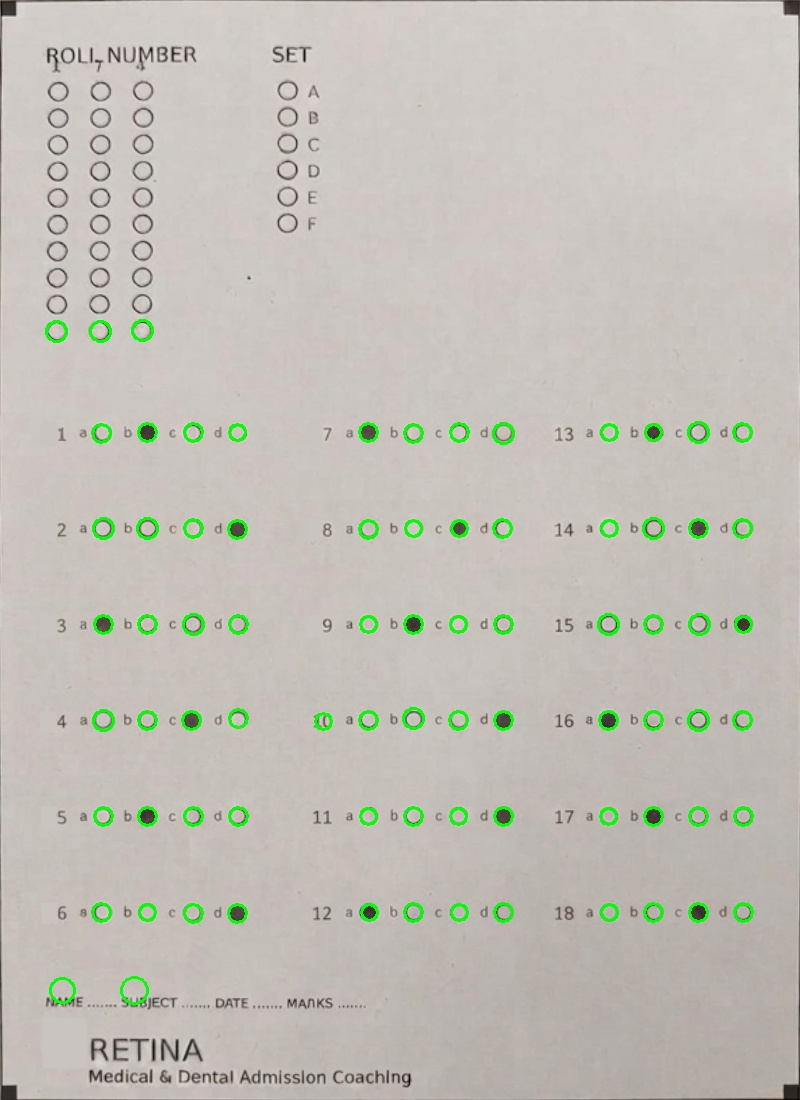
#> input picture testing/debug_all_bubbles.jpg, 800 x 1100 px
$ python omr_processor_2.py --image debug_all_bubbles.jpg
#> lines starting #> are read from the running program, lines starting #| are printed output that depends on the picture; after the words box and inside, x2 and y2 are one past the last pixel; in counts of white or black regions, pixels touching at a corner belong together
#> in process_omr, img is the input picture: shape (1100, 800, 3); mean B, G, R 183.2, 191.6, 193.8
"""
omr_processor.py - Adaptive Topological Grid Matching for OMR
# pylint: disable=no-member, line-too-long, broad-except
Implements the improved ROI sorting discussed in the review:
- Homography via outer border
- HoughCircles bubble detection
- DBSCAN row clustering (adaptive Y-tolerance)
- Automatic left/right column split
- Hungarian assignment fallback for missing bubbles
- Simple darkness grading (replace with (2D)2PCA-PIL later)

Usage:
    python omr_processor.py --image path/to/omr.jpg [--debug]

Dependencies:
    pip install opencv-python numpy scikit-learn scipy
"""

import cv2  # pylint: disable=no-member
import numpy as np
import argparse
from sklearn.cluster import DBSCAN


def order_points(pts):
    """Return points ordered as tl, tr, br, bl"""
    s = pts.sum(axis=1)
    diff = np.diff(pts, axis=1).flatten()
    tl = pts[np.argmin(s)]
    br = pts[np.argmax(s)]
    tr = pts[np.argmin(diff)]
    bl = pts[np.argmax(diff)]
    return np.array(
        [tl, tr, br, bl],
        dtype=np.float32,
    )


def find_document_corners(image):
    """Find the outer rectangular border of OMR sheet"""
    h, w = image.shape[:2]
    small = cv2.resize(
        image,
        (1200, int(1200 * h / w)),
    )
    gray = cv2.cvtColor(small, cv2.COLOR_BGR2GRAY)
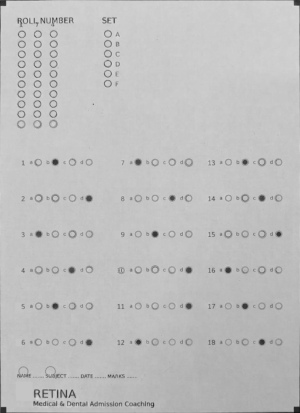
#> gray: shape (1650, 1200) (shown at 1/4 size); min 6, max 227, mean 191.2
    blur = cv2.GaussianBlur(gray, (5, 5), 0)
    edges = cv2.Canny(blur, 50, 150)
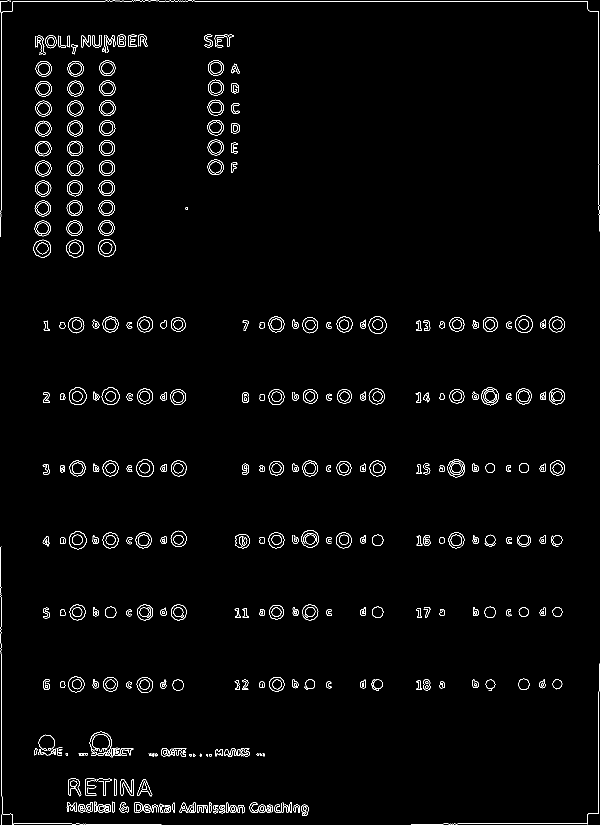
#> edges: shape (1650, 1200) (shown at 1/2 size); 1.8% white in thin lines or dots

    cnts, _ = cv2.findContours(
        edges,
        cv2.RETR_EXTERNAL,
        cv2.CHAIN_APPROX_SIMPLE,
    )
#> cnts = 330 contours, 104 with area under 20; largest, box (x1, y1, x2, y2) and area: (132, 479, 168, 515) 962, (737, 632, 773, 668) 956, (272, 919, 308, 954) 950, (962, 775, 998, 811) 950, (602, 1060, 638, 1095) 948
    if not cnts:
        raise ValueError("No contours found")

    largest = max(cnts, key=cv2.contourArea)
#> largest = contour of 55 points, box (x1, y1, x2, y2) (132, 479, 168, 515), area 962
    peri = cv2.arcLength(largest, True)
#> peri = 117.2
    approx = cv2.approxPolyDP(largest, 0.02 * peri, True)
#> approx = [[149, 479], [135, 487], [132, 499], [138, 510], [154, 514], [165, 507], [167, 491], [162, 483]]

    if len(approx) != 4:
        x, y, wc, hc = cv2.boundingRect(largest)
#> x = 132; y = 479; wc = 36; hc = 36
        approx = np.array(
            [[x, y], [x + wc, y], [x + wc, y + hc], [x, y + hc]],
            dtype=np.float32,
        ).reshape((-1, 1, 2))
#> approx = [[132, 479], [168, 479], [168, 515], [132, 515]]

    pts = approx.reshape(-1, 2).astype(np.float32)
#> pts = [[132, 479], [168, 479], [168, 515], [132, 515]]
    src_small = order_points(pts)
#> in order_points, `s = pts.sum(axis=1)`: s = [611, 647, 683, 647]
#> in order_points, `diff = np.diff(pts, axis=1).flatten()`: diff = [347, 311, 347, 383]
#> in order_points, `tl = pts[np.argmin(s)]`: tl = [132, 479]
#> in order_points, `br = pts[np.argmax(s)]`: br = [168, 515]
#> in order_points, `tr = pts[np.argmin(diff)]`: tr = [168, 479]
#> in order_points, `bl = pts[np.argmax(diff)]`: bl = [132, 515]
#> src_small = [[132, 479], [168, 479], [168, 515], [132, 515]]

    scale_x = w / 1200
    scale_y = h / small.shape[0]
    src = src_small * np.array([scale_x, scale_y])
#> src = [[88, 319.3], [112, 319.3], [112, 343.3], [88, 343.3]]
    return src.astype(np.float32)


def warp_image(image, dst_size=(800, 1100)):
    """Warp the image to a standardized top-down view"""
    src = find_document_corners(image)
    dst = np.float32(
        [
            [0, 0],
            [dst_size[0], 0],
            [dst_size[0], dst_size[1]],
            [0, dst_size[1]],
        ]
    )
    matrix = cv2.getPerspectiveTransform(src, dst)
#> matrix = [[33.33, 8.85e-16, -2933.3], [-1.62e-14, 45.83, -14636.1], [3.01e-17, 1.48e-18, 1]]
    warped = cv2.warpPerspective(image, matrix, dst_size)
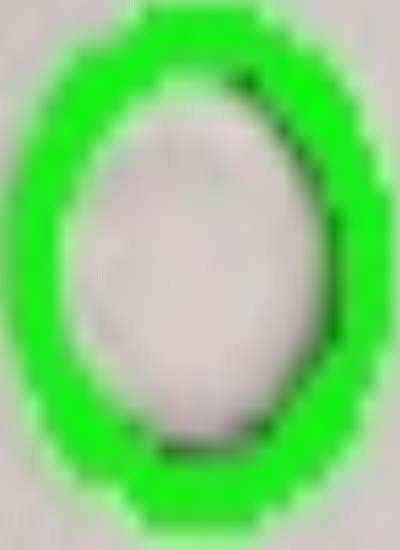
#> warped: shape (1100, 800, 3) (shown at 1/2 size); mean B, G, R 123.8, 209.3, 131.3
    return warped


def detect_bubbles(warped, debug=False):
    """Detect answer bubbles using HoughCircles"""
#> called with debug = False
    gray = cv2.cvtColor(warped, cv2.COLOR_BGR2GRAY)
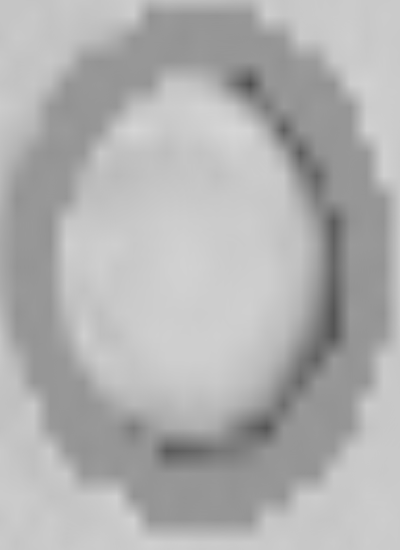
#> gray: shape (1100, 800) (shown at 1/2 size); min 77, max 214, mean 176.3
    h, _ = gray.shape

    # Focus on lower 65% where questions are (skip roll number)
    y_start = int(h * 0.35)
    roi_gray = gray[y_start:, :]
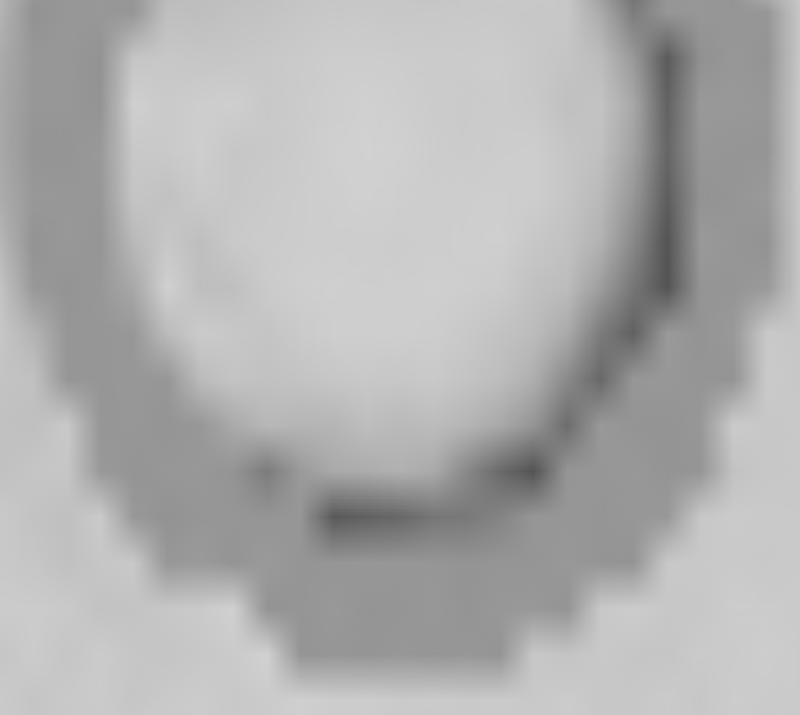
#> roi_gray: shape (715, 800); min 83, max 209, mean 176.4

    blur = cv2.medianBlur(roi_gray, 5)
#> blur: shape (715, 800)
    circles = cv2.HoughCircles(
        blur,
        cv2.HOUGH_GRADIENT,
        dp=1.2,
        minDist=15,
        param1=100,
        param2=15,
        minRadius=8,
        maxRadius=16,
    )
#> circles = None

    bubbles = []
    if circles is not None:
        circles = np.uint16(np.around(circles))
        for x, y, r in circles[0, :]:
            # Adjust y back to full image coordinates
            y_full = y + y_start
            # Filter out top area and bottom margin
            if y_full < h * 0.35 or y_full > h * 0.85:
                continue
            bubbles.append({"x": int(x), "y": int(y_full), "r": int(r)})

    if debug:
        dbg = warped.copy()
        for b in bubbles:
            cv2.circle(dbg, (b["x"], b["y"]), b["r"], (0, 255, 0), 2)
        cv2.imwrite("debug_bubbles.jpg", dbg)

    return bubbles, gray


def cluster_rows(bubbles):
    """Adaptive Y-tolerance using DBSCAN"""
    if len(bubbles) < 4:
        return []

    pts = np.array([[b["x"], b["y"]] for b in bubbles])
    heights = [b["r"] * 2 for b in bubbles]
    med_h = np.median(heights)

    # DBSCAN on Y coordinate - key improvement over fixed threshold
    db = DBSCAN(eps=med_h * 0.8, min_samples=2).fit(pts[:, 1].reshape(-1, 1))
    labels = db.labels_

    rows = {}
    for i, label in enumerate(labels):
        if label == -1:  # noise
            continue
        rows.setdefault(label, []).append(bubbles[i])

    # Sort rows top to bottom
    sorted_rows = []

    def row_mean_y(label):
        return np.mean([b["y"] for b in rows[label]])

    for label in sorted(rows.keys(), key=row_mean_y):
        row_bubbles = sorted(rows[label], key=lambda b: b["x"])
        sorted_rows.append(row_bubbles)

    return sorted_rows


def grade_sheet(warped, bubbles, gray, debug=False):
    """Grade using adaptive grid matching"""
    rows = cluster_rows(bubbles)

    if not rows:
        raise ValueError("No rows detected")

    # For typical 2-column layout (Q1-5 left, Q6-10 right)
    # Each row contains both left and right question bubbles
    answers = {}
    vis = warped.copy()

    for row_idx, row in enumerate(rows[:5]):  # Expect 5 rows
        if len(row) < 4:
            continue

        # Split row into left and right by median X
        xs = [b["x"] for b in row]
        mid_x = np.median(xs)

        left = sorted(
            [b for b in row if b["x"] < mid_x],
            key=lambda b: b["x"],
        )[:4]
        right = sorted(
            [b for b in row if b["x"] >= mid_x],
            key=lambda b: b["x"],
        )[:4]

        for side_bubbles, q_num in (
            (left, row_idx + 1),
            (right, row_idx + 6),
        ):
            if len(side_bubbles) != 4:
                continue

            best_opt = None
            best_score = -1

            for opt_idx, bubble in enumerate(side_bubbles):
                x, y, r = bubble["x"], bubble["y"], bubble["r"]
                # Extract ROI and measure darkness
                y1, y2 = max(0, y - r), min(gray.shape[0], y + r)
                x1, x2 = max(0, x - r), min(gray.shape[1], x + r)
                roi = gray[y1:y2, x1:x2]

                if roi.size == 0:
                    continue

                # Darkness score: higher means more filled
                darkness = np.mean(255 - roi)

                # Draw for debug
                color = (0, 255, 0) if darkness > 40 else (200, 200, 200)
                cv2.circle(vis, (x, y), r, color, 2)

                if darkness > best_score:
                    best_score = darkness
                    best_opt = ["a", "b", "c", "d"][opt_idx]

            # Threshold to avoid false positives on empty
            if best_score > 35:
                answers[q_num] = best_opt
                # Label on image
                if side_bubbles:
                    bx = side_bubbles[0]["x"]
                    by = side_bubbles[0]["y"]
                    cv2.putText(
                        vis,
                        f"Q{q_num}:{best_opt}",
                        (bx - 30, by - 15),
                        cv2.FONT_HERSHEY_SIMPLEX,
                        0.5,
                        (0, 0, 255),
                        1,
                    )
            else:
                answers[q_num] = None

    if debug:
        cv2.imwrite("debug_graded.jpg", vis)

    return answers, vis


def process_omr(image_path, debug=False):
    """Main processing pipeline"""
    print(f"Processing {image_path}...")

    # 1. Load and warp
    img = cv2.imread(image_path)
    if img is None:
        raise ValueError(f"Could not load image: {image_path}")

    print("  - Finding document corners and warping...")
    warped = warp_image(img)

    if debug:
        cv2.imwrite("debug_warped.jpg", warped)

    # 2. Detect bubbles
    print("  - Detecting bubbles...")
    bubbles, gray = detect_bubbles(warped, debug)
#> bubbles = []
    print(f"  - Found {len(bubbles)} bubbles")
#|   - Found 0 bubbles

    # 3. Grade
    print("  - Clustering rows and grading...")
    answers, vis = grade_sheet(warped, bubbles, gray, debug)

    return answers, warped, vis


def main():
    """Main execution block"""
    parser = argparse.ArgumentParser(
        description="Adaptive OMR Processor",
    )
    parser.add_argument(
        "--image",
        required=True,
        help="Path to OMR sheet image",
    )
    parser.add_argument(
        "--debug",
        action="store_true",
        help="Save debug images",
    )
    args = parser.parse_args()

    try:
        answers, _, vis = process_omr(args.image, args.debug)

        print("\n" + "=" * 40)
        print("DETECTED ANSWERS:")
        print("=" * 40)
        for q in sorted(answers.keys()):
            ans = answers[q] if answers[q] else "BLANK"
            print(f"Question {q:2d}: {ans}")

        # Save result
        cv2.imwrite("omr_result.jpg", vis)
        print("\nResult visualization saved to omr_result.jpg")

        if args.debug:
            print("Debug images: debug_warped.jpg, debug_bubbles.jpg, debug_graded.jpg")

    except Exception as e:  # pylint: disable=broad-except
        print(f"Error: {e}")
        import traceback

        traceback.print_exc()


if __name__ == "__main__":
    main()

$ run again, on testing/data/WhatsApp Image 2026-01-26 at 6.32.12 PM.jpeg
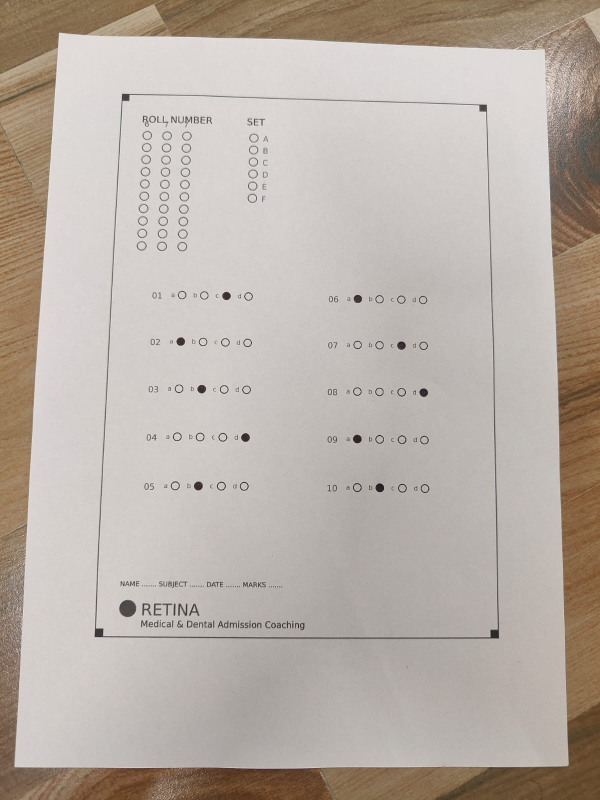
#> input picture testing/data/WhatsApp Image 2026-01-26 at 6.32.12 PM.jpeg, 1200 x 1600 px (shown at 1/2 size)
#> in process_omr, img is the input picture: shape (1600, 1200, 3); mean B, G, R 167.4, 175.6, 185.1
#> in find_document_corners, `edges = cv2.Canny(blur, 50, 150)`:
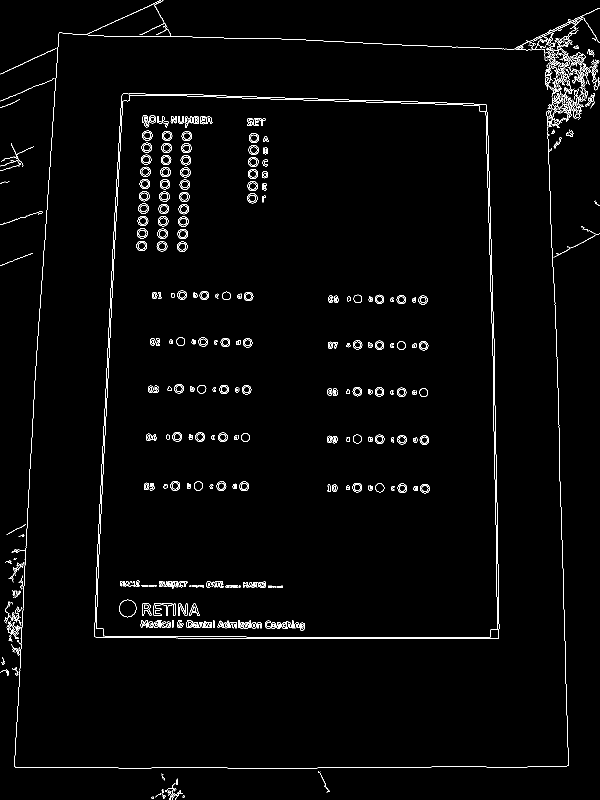
#> edges: shape (1600, 1200) (shown at 1/2 size); 1.9% white in thin lines or dots
#> cnts = 93 contours, 59 with area under 20; largest, box (x1, y1, x2, y2) and area: (189, 187, 999, 1278) 835018, (1090, 113, 1137, 194) 395, (1117, 102, 1186, 240) 312, (1093, 199, 1149, 256) 152, (176, 16, 1200, 99) 124
#> largest = contour of 236 points, box (x1, y1, x2, y2) (189, 187, 999, 1278), area 835018
#> peri = 3736.9
#> approx = [[244, 188], [189, 1273], [997, 1276], [973, 210]]
#> s = [432, 1462, 2273, 1183]
#> diff = [-56, 1084, 279, -763]
#> tl = [244, 188]
#> br = [997, 1276]
#> tr = [973, 210]
#> bl = [189, 1273]
#> src_small = [[244, 188], [973, 210], [997, 1276], [189, 1273]]
#> matrix = [[1.09, 0.0552, -276.2], [-0.0343, 1.14, -205.2], [-2.77e-05, 0.0001, 1]]
#> in detect_bubbles, `circles = cv2.HoughCircles( blur, cv2.HOUGH_GRADIENT, dp=1.2, minDist=..`: circles = 44 rows, first 8: [238.2, 46.2, 8.72], [515.4, 429, 9.2], [607.8, 46.2, 9.2], [192.6, 238.2, 8.84], [561, 46.2, 9.2], [561, 142.2, 9.2], [61.8, 663, 15.32], [515.4, 142.2, 9.2]
#> in detect_bubbles, `circles = np.uint16(np.around(circles))`: circles = 44 rows, first 8: [238, 46, 9], [515, 429, 9], [608, 46, 9], [193, 238, 9], [561, 46, 9], [561, 142, 9], [62, 663, 15], [515, 142, 9]
#> the loop in detect_bubbles, `for x, y, r in circles[0, :]:` made 44 passes
#> (x, y, r, y_full) on passes 1 to 8: (238, 46, 9, 431), (515, 429, 9, 814), (608, 46, 9, 431), (193, 238, 9, 623), (561, 46, 9, 431), (561, 142, 9, 527), (62, 663, 15, 1048), (515, 142, 9, 527)
#> after the loop in detect_bubbles, `for x, y, r in circles[0, :]:`: bubbles = 40 items
#|   - Found 40 bubbles
#> in cluster_rows, `pts = np.array([[b["x"], b["y"]] for b in bubbles])`: pts = 40 pairs, first value 146 to 655, second value 431 to 815
#> heights = 40 values, max 20 at index 19, min 16 at index 9, mean 17.65
#> med_h = 18
#> labels = 40 values, max 4 at index 17, min 0 at index 0, mean 2
#> the loop in cluster_rows, `for i, label in enumerate(labels):` made 40 passes
#> label on passes 1 to 8: 0, 1, 0, 2, 0, 3, 3, 2
#> after the loop in cluster_rows, `for i, label in enumerate(labels):`: rows = 5 items
#> the loop in cluster_rows, `for label in sorted(rows.keys(), key=row_mean_y):` made 5 passes
#> the loop in grade_sheet, `for row_idx, row in enumerate(rows[:5]):` made 5 passes
#> xs on passes 1 to 5: [146, 191, 238, 285, 515, 561, 608, 655], [146, 193, 239, 285, 515, 561, 608, 655], [147, 193, 239, 286, 514, 561, 607, 653], [146, 193, 239, 285, 515, 561, 608, 655], [146, 193, 238, 285, 515, 561, 608, 655]
#> after the loop in grade_sheet, `for row_idx, row in enumerate(rows[:5]):`:
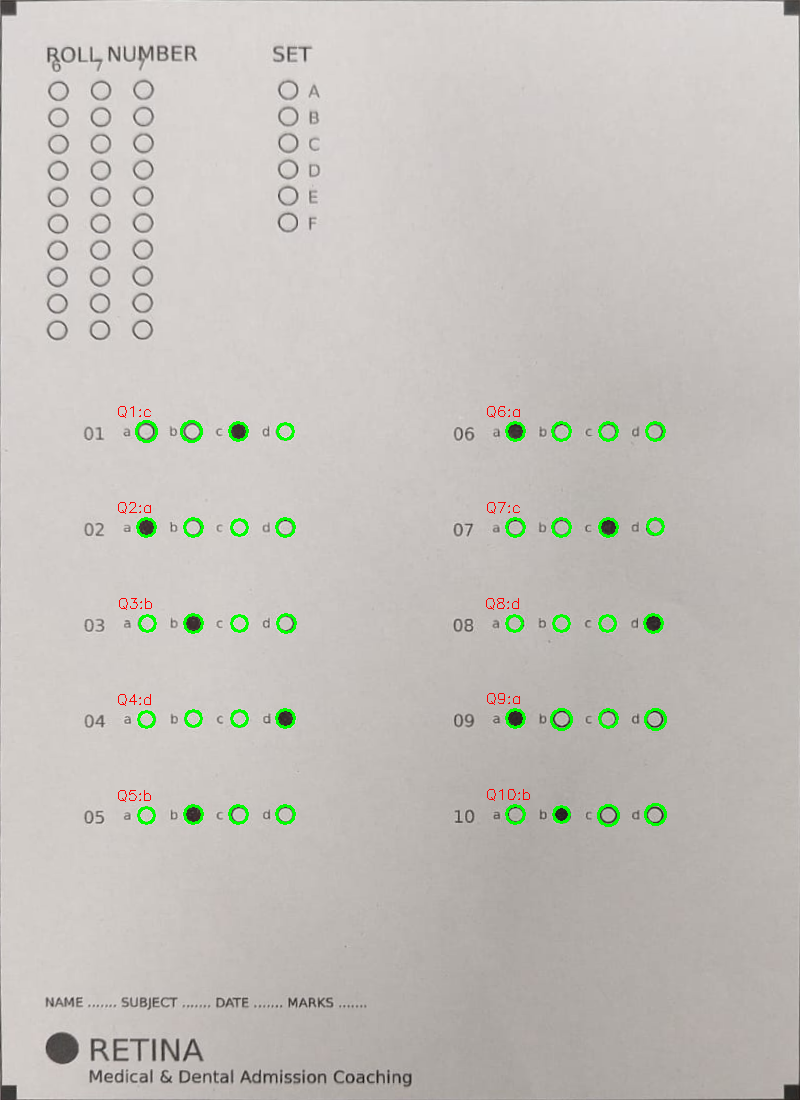
#> vis: shape (1100, 800, 3); mean B, G, R 187.3, 192.6, 195.8
#> after the loop in grade_sheet, `for row_idx, row in enumerate(rows[:5]):`: answers = 10 items
#> the loop in main, `for q in sorted(answers.keys()):` made 10 passes
#> (printed output is left out)
